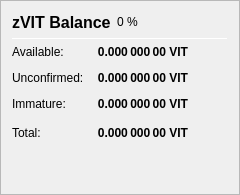
                   <widget class="QFrame" name="frame_ZerocoinBalances">
                    <property name="frameShape">
                     <enum>QFrame::StyledPanel</enum>
                    </property>
                    <property name="frameShadow">
                     <enum>QFrame::Raised</enum>
                    </property>
                    <layout class="QVBoxLayout" name="verticalLayout_7">
                     <item>
                      <layout class="QHBoxLayout" name="horizontalLayout_8" stretch="0">
                       <item>
                        <widget class="QLabel" name="label_5z_3">
                         <property name="minimumSize">
                          <size>
                           <width>0</width>
                           <height>20</height>
                          </size>
                         </property>
                         <property name="font">
                          <font>
                           <pointsize>12</pointsize>
                           <weight>75</weight>
                           <bold>true</bold>
                          </font>
                         </property>
                         <property name="text">
                          <string>zVIT Balance</string>
                         </property>
                        </widget>
                       </item>
                       <item>
                        <widget class="QLabel" name="labelzVITPercent">
                         <property name="text">
                          <string notr="true">0 %</string>
                         </property>
                        </widget>
                       </item>
                       <item>
                        <spacer name="horizontalSpacer_11">
                         <property name="orientation">
                          <enum>Qt::Horizontal</enum>
                         </property>
                         <property name="sizeHint" stdset="0">
                          <size>
                           <width>40</width>
                           <height>20</height>
                          </size>
                         </property>
                        </spacer>
                       </item>
                      </layout>
                     </item>
                     <item>
                      <widget class="Line" name="line_ZerocoinBalance">
                       <property name="minimumSize">
                        <size>
                         <width>0</width>
                         <height>1</height>
                        </size>
                       </property>
                       <property name="maximumSize">
                        <size>
                         <width>16777215</width>
                         <height>1</height>
                        </size>
                       </property>
                       <property name="orientation">
                        <enum>Qt::Horizontal</enum>
                       </property>
                      </widget>
                     </item>
                     <item>
                      <layout class="QGridLayout" name="gridLayout_5">
                       <property name="spacing">
                        <number>12</number>
                       </property>
                       <item row="1" column="0">
                        <widget class="QLabel" name="labelzBalanceMatureText">
                         <property name="toolTip">
                          <string>Mature: more than 20 confirmation and more than 3 mints of the same denomination after it was minted.
These zVIT are spendable.</string>
                         </property>
                         <property name="text">
                          <string>Available:</string>
                         </property>
                        </widget>
                       </item>
                       <item row="1" column="1">
                        <widget class="QLabel" name="labelzBalanceMature">
                         <property name="font">
                          <font>
                           <weight>75</weight>
                           <bold>true</bold>
                          </font>
                         </property>
                         <property name="toolTip">
                          <string>Mature: more than 20 confirmation and more than 3 mints of the same denomination after it was minted.
These zVIT are spendable.</string>
                         </property>
                         <property name="text">
                          <string notr="true">0.000 000 00 VIT</string>
                         </property>
                         <property name="alignment">
                          <set>Qt::AlignRight|Qt::AlignTrailing|Qt::AlignVCenter</set>
                         </property>
                        </widget>
                       </item>
                       <item row="2" column="0">
                        <widget class="QLabel" name="labelzBalanceUnconfirmedText">
                         <property name="toolTip">
                          <string>Unconfirmed: less than 20 confirmations
Immature: confirmed, but less than 3 mints of the same denomination after it was minted</string>
                         </property>
                         <property name="text">
                          <string>Unconfirmed:</string>
                         </property>
                        </widget>
                       </item>
                       <item row="2" column="1">
                        <widget class="QLabel" name="labelzBalanceUnconfirmed">
                         <property name="font">
                          <font>
                           <weight>75</weight>
                           <bold>true</bold>
                          </font>
                         </property>
                         <property name="toolTip">
                          <string>Unconfirmed: less than 20 confirmations
Immature: confirmed, but less than 3 mints of the same denomination after it was minted</string>
                         </property>
                         <property name="text">
                          <string notr="true">0.000 000 00 VIT</string>
                         </property>
                         <property name="alignment">
                          <set>Qt::AlignRight|Qt::AlignTrailing|Qt::AlignVCenter</set>
                         </property>
                        </widget>
                       </item>
                       <item row="3" column="0">
                        <widget class="QLabel" name="labelzBalanceImmatureText">
                         <property name="toolTip">
                          <string>Unconfirmed: less than 20 confirmations
Immature: confirmed, but less than 3 mints of the same denomination after it was minted</string>
                         </property>
                         <property name="text">
                          <string>Immature:</string>
                         </property>
                        </widget>
                       </item>
                       <item row="3" column="1">
                        <widget class="QLabel" name="labelzBalanceImmature">
                         <property name="font">
                          <font>
                           <weight>75</weight>
                           <bold>true</bold>
                          </font>
                         </property>
                         <property name="toolTip">
                          <string>Unconfirmed: less than 20 confirmations
Immature: confirmed, but less than 3 mints of the same denomination after it was minted</string>
                         </property>
                         <property name="text">
                          <string notr="true">0.000 000 00 VIT</string>
                         </property>
                         <property name="alignment">
                          <set>Qt::AlignRight|Qt::AlignTrailing|Qt::AlignVCenter</set>
                         </property>
                        </widget>
                       </item>
                       <item row="4" column="0">
                        <widget class="QLabel" name="labelzBalanceText">
                         <property name="toolTip">
                          <string>Your current zVIT balance, unconfirmed and immature zVIT included.</string>
                         </property>
                         <property name="text">
                          <string>Total:</string>
                         </property>
                        </widget>
                       </item>
                       <item row="4" column="1">
                        <widget class="QLabel" name="labelzBalance">
                         <property name="font">
                          <font>
                           <weight>75</weight>
                           <bold>true</bold>
                          </font>
                         </property>
                         <property name="cursor">
                          <cursorShape>IBeamCursor</cursorShape>
                         </property>
                         <property name="toolTip">
                          <string>Your current zVIT balance, unconfirmed and immature zVIT included.</string>
                         </property>
                         <property name="text">
                          <string notr="true">0.000 000 00 VIT</string>
                         </property>
                         <property name="alignment">
                          <set>Qt::AlignRight|Qt::AlignTrailing|Qt::AlignVCenter</set>
                         </property>
                         <property name="textInteractionFlags">
                          <set>Qt::LinksAccessibleByMouse|Qt::TextSelectableByKeyboard|Qt::TextSelectableByMouse</set>
                         </property>
                        </widget>
                       </item>
                       <item row="4" column="2">
                        <spacer name="horizontalSpacer_4">
                         <property name="orientation">
                          <enum>Qt::Horizontal</enum>
                         </property>
                         <property name="sizeHint" stdset="0">
                          <size>
                           <width>40</width>
                           <height>20</height>
                          </size>
                         </property>
                        </spacer>
                       </item>
                      </layout>
                     </item>
                     <item>
                      <spacer name="verticalSpacer_4">
                       <property name="orientation">
                        <enum>Qt::Vertical</enum>
                       </property>
                       <property name="sizeHint" stdset="0">
                        <size>
                         <width>20</width>
                         <height>40</height>
                        </size>
                       </property>
                      </spacer>
                     </item>
                    </layout>
                   </widget>
